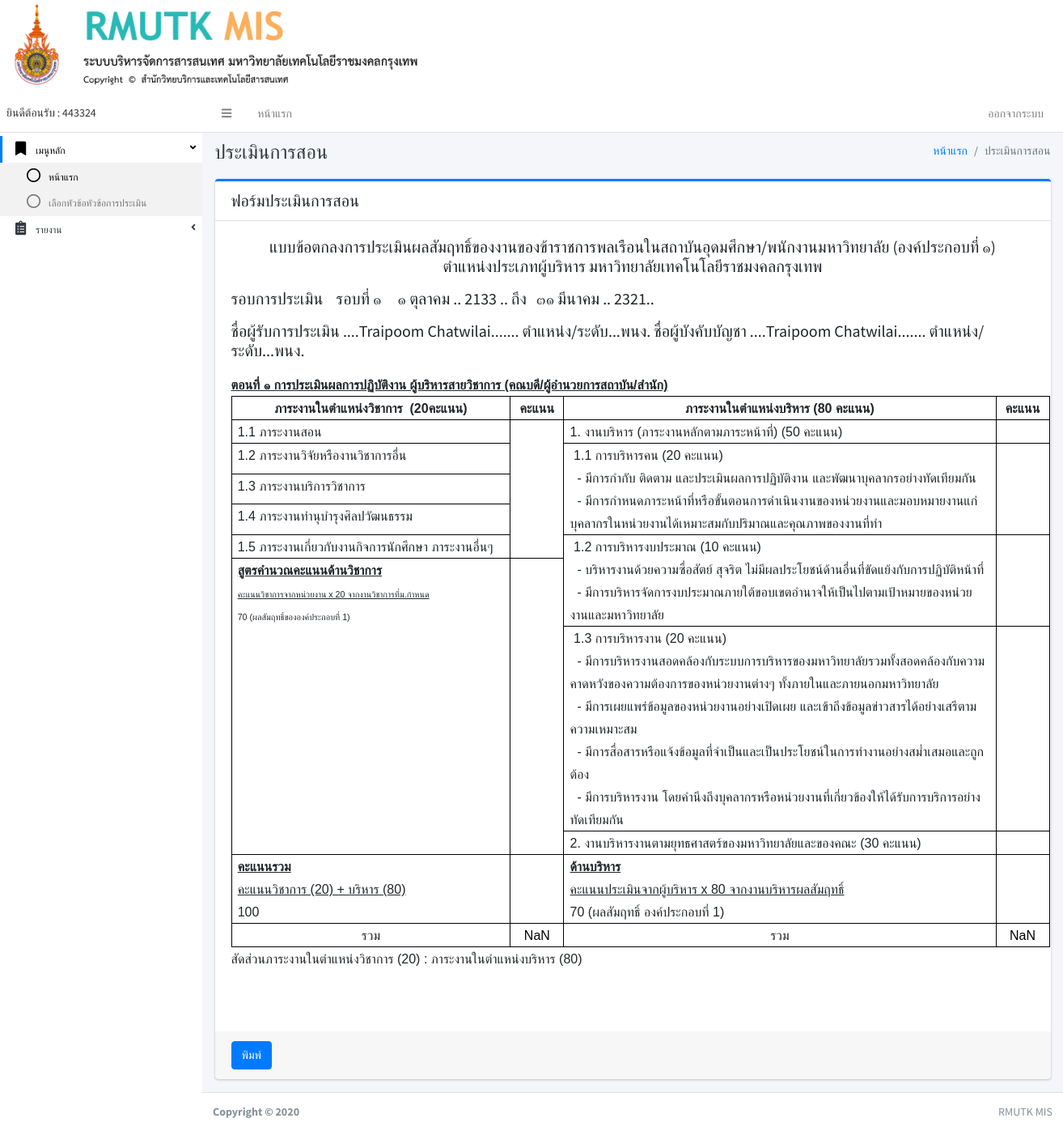
The app's page /index.php?pa2&user_c_id=4 (signed in), older data.
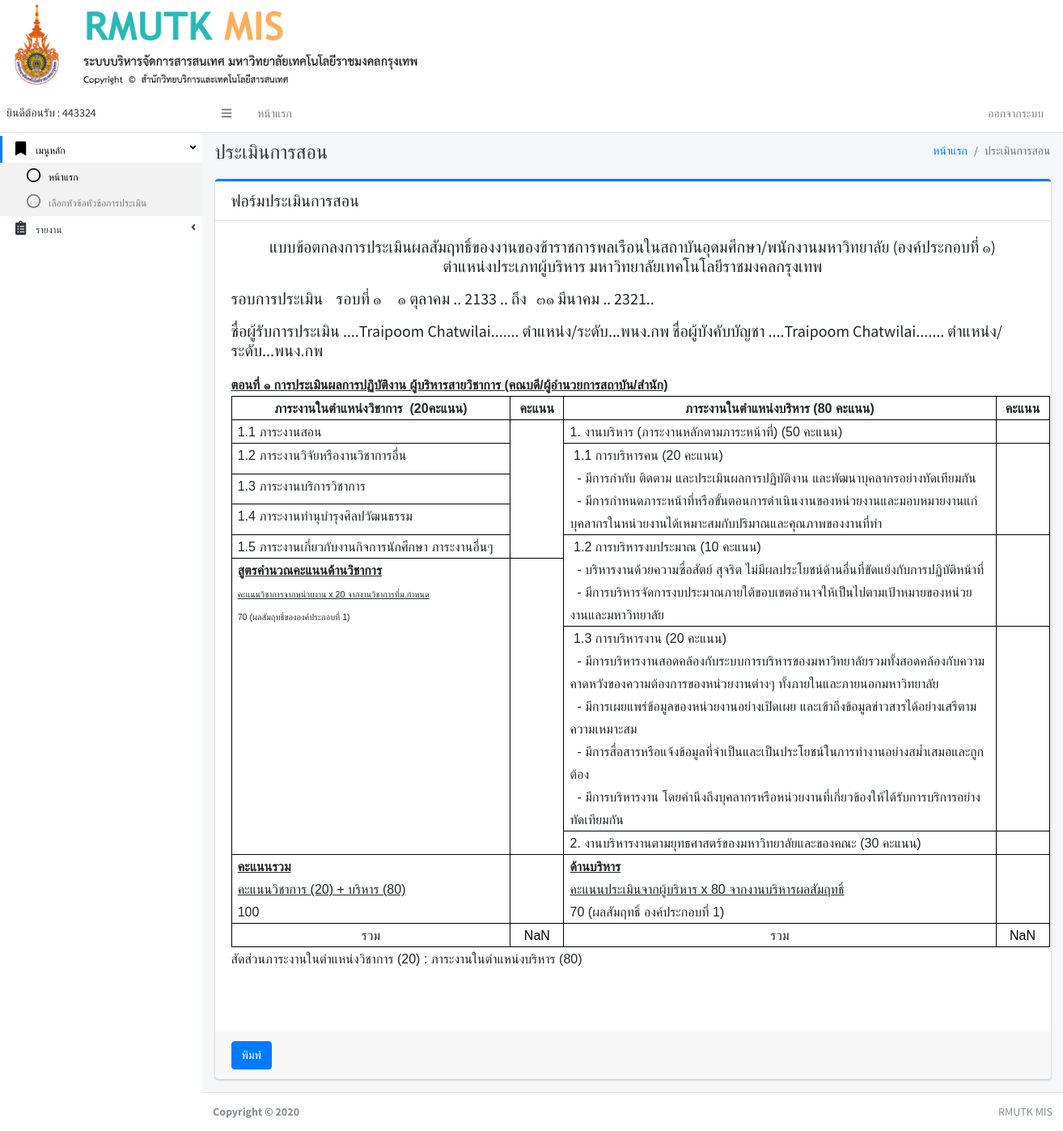
The same page, newer data.
### tables this page shows
CREATE TABLE IF NOT EXISTS `user` (
`user_id` int(11) NOT NULL,
  `first_name` varchar(150) NOT NULL,
  `last_name` varchar(150) NOT NULL,
  `username` varchar(150) NOT NULL,
  `password` varchar(150) NOT NULL,
  `user_tumn` varchar(250) NOT NULL,
  `user_status` int(11) NOT NULL
);

### page/pa2.php (the view, shortened to what this page needs)
<div class="content-header">
	<div class="container-fluid">
		<div class="row mb-2">
			<div class="col-sm-6">
				<h1 class="m-0 text-dark">ประเมินการสอน</h1>
			</div>
			<div class="col-sm-6">
				<ol class="breadcrumb float-sm-right">
					<li class="breadcrumb-item"><a href="#">หน้าแรก</a></li>
					<li class="breadcrumb-item active">ประเมินการสอน</li>
				</ol>
			</div>
		</div>
	</div>
</div>
<div class="content">
	<div class="container-fluid">
		<div class="row">
			<div class="col-lg-12">
				<div class="card card-primary card-outline ">
					<div class="card-header noprint">
						<h5 class="m-0">ฟอร์มประเมินการสอน</h5>
					</div>
					<div class="card-body">
						<?php
						include './conn.php';
						$user_id = $_SESSION["USER_ID"];
						$user_c_id = $_GET['user_c_id'];
						$sqlhuser=" SELECT * FROM user WHERE user_id =".$user_id;
						$qryhuser = mysqli_query($conn,$sqlhuser);
						$rowhuser = mysqli_fetch_assoc($qryhuser);
						$sqlcuser=" SELECT * FROM user WHERE user_id =".$user_c_id;
						$qrycuser = mysqli_query($conn,$sqlcuser);
						$rowcuser = mysqli_fetch_assoc($qrycuser);
						?>
						<h5 >
							<p style="text-align: center;">
								แบบข้อตกลงการประเมินผลสัมฤทธิ์ของงานของข้าราชการพลเรือนในสถาบันอุดมศึกษา/พนักงานมหาวิทยาลัย (องค์ประกอบที่ ๑)<br>
								ตำแหน่งประเภทผู้บริหาร มหาวิทยาลัยเทคโนโลยีราชมงคลกรุงเทพ <br>
							</p>
							<p>รอบการประเมิน
								&nbsp;&nbsp; รอบที่ ๑	&nbsp;&nbsp;&nbsp;&nbsp;๑  ตุลาคม  .. 2133 ..  ถึง&nbsp;&nbsp;  ๓๑  มีนาคม  .. 2321..
							</p>
							ชื่อผู้รับการประเมิน ....<?php echo $rowcuser['first_name']."  ".$rowcuser['last_name']; ?>....... ตำแหน่ง/ระดับ...<?php echo $rowcuser['user_tumn']; ?>
							ชื่อผู้บังคับบัญชา ....<?php echo $rowhuser['first_name']."  ".$rowhuser['last_name']; ?>....... ตำแหน่ง/ระดับ...<?php echo $rowhuser['user_tumn']; ?>
						</h5>
						<?php
						include 'pa2table.php';
						?>
					</div>
					<div class="card-footer">
						<a href="#" class="btn btn-primary noprint" onclick="window.print()">พิมพ์</a>
					</div>
				</div>
			</div>
		</div>
	</div>
</div>

Row changes from the older to the newer data that the page shows:
changed user "Traipoom": user_tumn "พนง." → "พนง.กพ"
